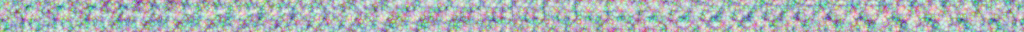
#> input picture texturas/ruido3d.png, 1024 x 32 px
$ python margen3d.py
#> lines starting #> are read from the running program, lines starting #| are printed output that depends on the picture
#!/usr/bin/env python3
"""Atlas 3D con margen: texturas/ruido3d_borde.png a partir de texturas/ruido3d.png.

Por qué existe (B-23 lote 2, F-66): `vol_ruido3d` leía 8 téxeles a mano (trilineal con textureLoad) para que el
atlas de 32 cortes de 32×32 repitiera sin sangrar entre cortes. Con un téxel de margen por corte (el borde
opuesto del mismo corte), el filtrado bilineal del hardware hace el xy y solo quedan 2 lecturas (dos cortes) y una
mezcla en z. Los valores son los mismos téxeles: no se vuelve a generar el ruido. Ver docs/rendimiento.md.

Uso: python3 -I tools/ruido/margen3d.py   (Pillow, numpy)
"""
from pathlib import Path

import numpy as np
from PIL import Image

RAIZ = Path(__file__).resolve().parents[2]


def main():
    a = np.asarray(Image.open(RAIZ / "texturas" / "ruido3d.png").convert("RGBA"))
    n = a.shape[0]
#> n = 32
    cortes = a.shape[1] // n
#> cortes = 32
    salida = np.zeros((n + 2, (n + 2) * cortes, 4), dtype=np.uint8)
    for z in range(cortes):
        c = a[:, z * n:(z + 1) * n]
        c = np.pad(c, ((1, 1), (1, 1), (0, 0)), mode="wrap")
        salida[:, z * (n + 2):(z + 1) * (n + 2)] = c
#> this loop made 32 passes
#> pass 1, in main, `c = a[:, z * n:(z + 1) * n]`:
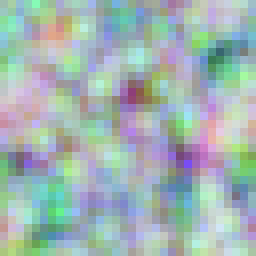
#> c: shape (32, 32, 4) (shown 8 times larger); mean of channels 0, 1, 2, 3 68.2, 107.2, 104.5, 127.5; transparent parts drawn white
#> pass 1, in main, `c = np.pad(c, ((1, 1), (1, 1), (0, 0)), mode="wrap")`:
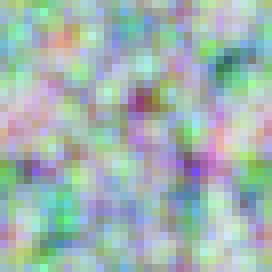
#> c: shape (34, 34, 4) (shown 8 times larger); mean of channels 0, 1, 2, 3 68.5, 108.8, 103.4, 127.4; transparent parts drawn white
#> pass 2, in main, `c = a[:, z * n:(z + 1) * n]`:
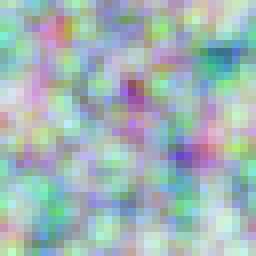
#> c: shape (32, 32, 4) (shown 8 times larger); mean of channels 0, 1, 2, 3 67.6, 111.5, 112.4, 127.3; transparent parts drawn white
#> pass 2, in main, `c = np.pad(c, ((1, 1), (1, 1), (0, 0)), mode="wrap")`:
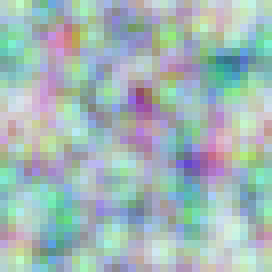
#> c: shape (34, 34, 4) (shown 8 times larger); mean of channels 0, 1, 2, 3 68.3, 113.6, 112.7, 126.5; transparent parts drawn white
    Image.fromarray(salida, "RGBA").save(RAIZ / "texturas" / "ruido3d_borde.png")
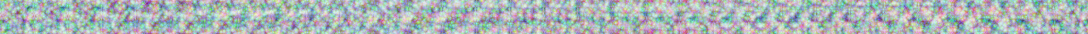
#> saved as ruido3d_borde.png: PIL image 1088x34 RGBA; mean R, G, B, A 82.9, 107.6, 108.3, 127.5; transparent parts drawn white
    print("escrito texturas/ruido3d_borde.png", salida.shape)
#| escrito texturas/ruido3d_borde.png (34, 1088, 4)


if __name__ == "__main__":
    main()
